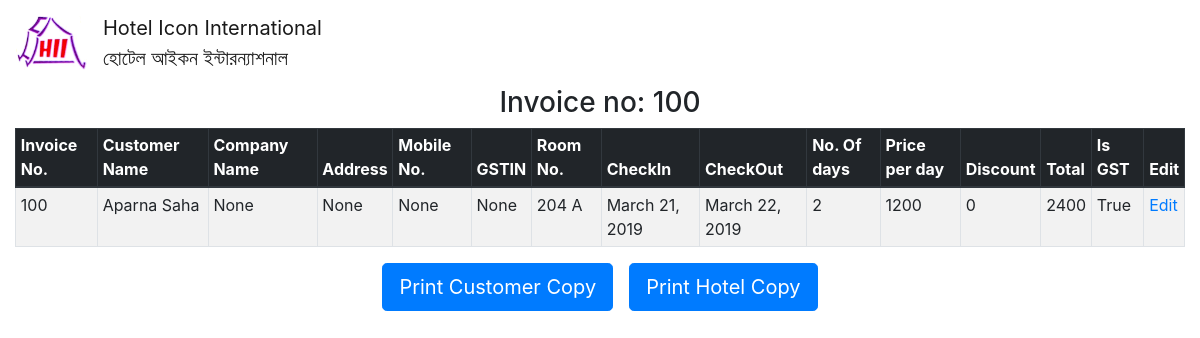
The app's page /accounts/invoicedetail/100/ with its own data.
### mainapp/models.py (models this page shows, shortened)
class Invoice(models.Model):
    invoice_no = models.CharField(max_length=10)
    name = models.CharField(max_length=30)
    company_name = models.CharField(max_length=30,null=True,blank=True)
    address = models.CharField(max_length=60,null=True,blank=True)
    phone = models.CharField(max_length=13,null=True,blank=True)
    person_count = models.CharField(max_length=30)
    gstin = models.CharField(max_length=30,blank=True,null=True)
    date = models.DateField()
    room_no = models.CharField(max_length=7)
    check_in = models.DateField()
    check_out = models.DateField()
    days_count = models.IntegerField()
    rate = models.IntegerField()
    room_no_2 = models.CharField(max_length=7,blank=True, null=True)
    check_in_2 = models.DateField(blank=True, null=True)
    check_out_2 = models.DateField(blank=True, null=True)
    days_count_2 = models.IntegerField(default=0)
    rate_2 = models.IntegerField(default=0)
    room_no_3 = models.CharField(max_length=7,blank=True, null=True)
    check_in_3 = models.DateField(blank=True, null=True)
    check_out_3 = models.DateField(blank=True, null=True)
    days_count_3 = models.IntegerField(default=0)
    rate_3 = models.IntegerField(default=0)
    discount = models.IntegerField(default=0)
    is_gst = models.BooleanField(default=False)
    def total(self): return (self.rate*self.days_count)

### mainapp/views.py (the view)
# urls.py: path('accounts/invoicedetail/<no>/', views.invoice_detail,name="invoicedetail"),
def invoice_detail(request,no):
    obj = Invoice.objects.get(invoice_no=no)
    return render(request,'invoicedetail.html',{'obj':obj})

### mainapp/templates/invoicedetail.html
{% extends 'master.html' %}
{% block content %}
<div class="container-fluid">
    <h3 class="text-center">Invoice no: {{obj.invoice_no}} </h3>
    <table class="table table-striped table-sm table-hover table-bordered">
        <thead class="thead-dark">
            <th scope="col">Invoice No.</th>
            <th scope="col">Customer Name</th>
            <th scope="col">Company Name</th>
            <th scope="col">Address</th>
            <th scope="col">Mobile No.</th>
            <th scope="col">GSTIN</th>
            <th scope="col">Room No.</th>
            <th scope="col">CheckIn</th>
            <th scope="col">CheckOut</th>
            <th scope="col">No. Of days</th>
            <th scope="col">Price per day</th>
            <th scope="col">Discount</th>
            <th scope="col">Total</th>
            <th scope="col">Is GST</th>
            <th scope="col">Edit</th>
        </thead>
        <tbody>
            <tr scope="row">
                <td>{{obj.invoice_no}}</td>
                <td>{{obj.name}}</td>
                <td>{{obj.company_name}}</td>
                <td>{{obj.address}}</td>
                <td>{{obj.phone}}</td>
                <td>{{obj.gstin}}</td>
                <td>{{obj.room_no}}</td>
                <td>{{obj.check_in}}</td>
                <td>{{obj.check_out}}</td>
                <td>{{obj.days_count}}</td>
                <td>{{obj.rate}}</td>
                <td>{{obj.discount}}</td>
                <td>{{obj.total}}</td>
                <td>{{obj.is_gst}}</td>
                <td><a href="{% url 'editinvoice' obj.pk %}">Edit</a></td>
            </tr>
        </tbody>
    </table>
    <div class="container">
        <div class="row justify-content-center">
                <a href="{% url 'printinvcc' obj.invoice_no %}" class="btn btn-lg btn-primary mx-2">Print Customer Copy</a>
                <a href="{% url 'printinvhc' obj.invoice_no %}" class="btn btn-lg btn-primary mx-2">Print Hotel Copy</a>
        </div>
    </div>
</div>
{% endblock %}

### records on screen
Invoice: invoice_no "100", name "Aparna Saha", company_name "None", address "None", phone "None", gstin "None", room_no "204 A", check_in "March 21, 2019", check_out "March 22, 2019", days_count "2", rate "1200", discount "0", total "2400", is_gst "True"
